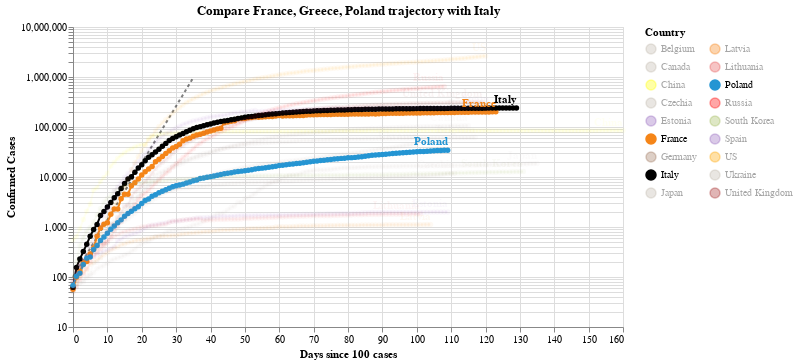

The cell this chart's notebook holds for it:
### Code cell
#hide_input
chart2 = make_since_chart(dff2, ['France', 'Greece', 'Poland'], baseline_countries)
chart2

### Figure 1 — Vega-Lite specification as saved in the notebook (floating-point values rounded to 4 significant figures; data arrays with more than 128 entries replaced by an {"elided": "..."} marker saying what was removed)
{"config": {"view": {"continuousWidth": 400, "continuousHeight": 300}}, "layer": [{"data": {"name": "data-628230001892d6798b50651be41d1b3e"}, "mark": {"type": "line", "color": "black", "opacity": 0.5, "strokeDash": [3, 3]}, "encoding": {"x": {"type": "quantitative", "field": "Days since 100 cases"}, "y": {"type": "quantitative", "field": "Confirmed Cases"}}}, {"data": {"name": "data-52ba9731a129cdaae86f017e60f22262"}, "mark": {"type": "line", "point": true}, "encoding": {"color": {"type": "nominal", "field": "Country", "legend": {"columns": 2}, "scale": {"domain": ["Belgium", "Canada", "China", "Czechia", "Estonia", "France", "Germany", "Italy", "Japan", "Latvia", "Lithuania", "Poland", "Russia", "South Korea", "Spain", "US", "Ukraine", "United Kingdom"], "range": ["#C1B7AD", "#C1B7AD", "yellow", "#C1B7AD", "#9467bd", "#F58518", "#9D755D", "black", "#C1B7AD", "#F58518", "#E45756", "#2495D3", "red", "#A1BA59", "#9467bd", "orange", "#C1B7AD", "brown"]}}, "opacity": {"condition": {"value": 1, "selection": "selector005"}, "value": 0.05}, "tooltip": [{"type": "nominal", "field": "Country"}, {"type": "temporal", "field": "Date"}, {"type": "quantitative", "field": "Confirmed Cases"}, {"type": "quantitative", "field": "Days since 100 cases"}], "x": {"type": "quantitative", "field": "Days since 100 cases"}, "y": {"type": "quantitative", "field": "Confirmed Cases", "scale": {"type": "log"}}}, "selection": {"selector005": {"type": "multi", "fields": ["Country"], "bind": "legend", "init": [{"Country": "France"}, {"Country": "Greece"}, {"Country": "Poland"}, {"Country": "Italy"}]}}, "width": 550}, {"data": {"name": "data-52ba9731a129cdaae86f017e60f22262"}, "mark": {"type": "text", "align": "right", "dy": -8, "fontWeight": "bold"}, "encoding": {"color": {"type": "nominal", "field": "Country", "legend": {"columns": 2}, "scale": {"domain": ["Belgium", "Canada", "China", "Czechia", "Estonia", "France", "Germany", "Italy", "Japan", "Latvia", "Lithuania", "Poland", "Russia", "South Korea", "Spain", "US", "Ukraine", "United Kingdom"], "range": ["#C1B7AD", "#C1B7AD", "yellow", "#C1B7AD", "#9467bd", "#F58518", "#9D755D", "black", "#C1B7AD", "#F58518", "#E45756", "#2495D3", "red", "#A1BA59", "#9467bd", "orange", "#C1B7AD", "brown"]}}, "opacity": {"condition": {"value": 1, "selection": "selector005"}, "value": 0.05}, "text": {"type": "nominal", "field": "Country"}, "tooltip": [{"type": "nominal", "field": "Country"}, {"type": "temporal", "field": "Date"}, {"type": "quantitative", "field": "Confirmed Cases"}, {"type": "quantitative", "field": "Days since 100 cases"}], "x": {"type": "quantitative", "field": "Days since 100 cases"}, "y": {"type": "quantitative", "field": "Confirmed Cases", "scale": {"type": "log"}}}, "transform": [{"filter": "(datum['Date'] >= 1593475200000)"}], "width": 550}], "title": "Compare France, Greece, Poland trajectory with Italy", "$schema": "https://vega.github.io/schema/vega-lite/v4.0.2.json", "datasets": {"data-628230001892d6798b50651be41d1b3e": [{"Days since 100 cases": 0, "Confirmed Cases": 100.0}, {"Days since 100 cases": 1, "Confirmed Cases": 130.0}, {"Days since 100 cases": 2, "Confirmed Cases": 169.0}, {"Days since 100 cases": 3, "Confirmed Cases": 219.7}, {"Days since 100 cases": 4, "Confirmed Cases": 285.6}, {"Days since 100 cases": 5, "Confirmed Cases": 371.3}, {"Days since 100 cases": 6, "Confirmed Cases": 482.7}, {"Days since 100 cases": 7, "Confirmed Cases": 627.5}, {"Days since 100 cases": 8, "Confirmed Cases": 815.7}, {"Days since 100 cases": 9, "Confirmed Cases": 1060.0}, {"Days since 100 cases": 10, "Confirmed Cases": 1379.0}, {"Days since 100 cases": 11, "Confirmed Cases": 1792.0}, {"Days since 100 cases": 12, "Confirmed Cases": 2330.0}, {"Days since 100 cases": 13, "Confirmed Cases": 3029.0}, {"Days since 100 cases": 14, "Confirmed Cases": 3937.0}, {"Days since 100 cases": 15, "Confirmed Cases": 5119.0}, {"Days since 100 cases": 16, "Confirmed Cases": 6654.0}, {"Days since 100 cases": 17, "Confirmed Cases": 8650.0}, {"Days since 100 cases": 18, "Confirmed Cases": 11250.0}, {"Days since 100 cases": 19, "Confirmed Cases": 14620.0}, {"Days since 100 cases": 20, "Confirmed Cases": 19000.0}, {"Days since 100 cases": 21, "Confirmed Cases": 24710.0}, {"Days since 100 cases": 22, "Confirmed Cases": 32120.0}, {"Days since 100 cases": 23, "Confirmed Cases": 41750.0}, {"Days since 100 cases": 24, "Confirmed Cases": 54280.0}, {"Days since 100 cases": 25, "Confirmed Cases": 70560.0}, {"Days since 100 cases": 26, "Confirmed Cases": 91730.0}, {"Days since 100 cases": 27, "Confirmed Cases": 119300.0}, {"Days since 100 cases": 28, "Confirmed Cases": 155000.0}, {"Days since 100 cases": 29, "Confirmed Cases": 201500.0}, {"Days since 100 cases": 30, "Confirmed Cases": 262000.0}, {"Days since 100 cases": 31, "Confirmed Cases": 340600.0}, {"Days since 100 cases": 32, "Confirmed Cases": 442800.0}, {"Days since 100 cases": 33, "Confirmed Cases": 575600.0}, {"Days since 100 cases": 34, "Confirmed Cases": 748300.0}, {"Days since 100 cases": 35, "Confirmed Cases": 972800.0}], "data-52ba9731a129cdaae86f017e60f22262": {"elided": "2152 records"}}}
